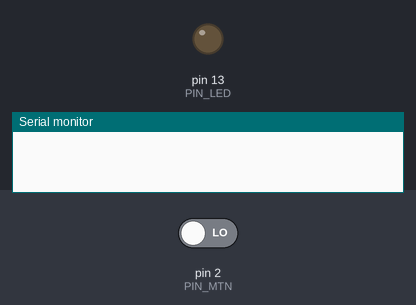
Bench run of a sketch on a simulated Arduino Uno, built with avr-gcc and run on an emulated ATmega328P. Parts: output pins drawn as LEDs (lit = HIGH), the last lines printed to the serial monitor. Inputs (shaded band) come from the test bench; at power-on: pin 2 (PIN_MTN) LOW.

Above: at 1.2 s.
1.3 s: pin 2 (PIN_MTN) driven HIGH
At 1.6 s:
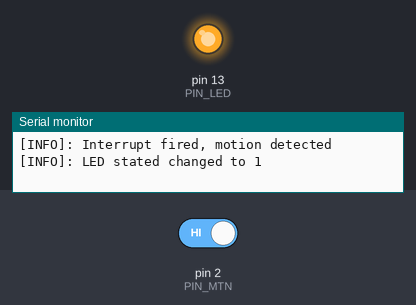
2.8 s: pin 2 (PIN_MTN) driven LOW
At 3.1 s:
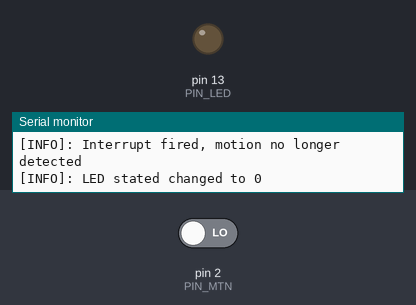
Timing chart, 0 to 5.8 s (numbered marks = the images above; inputs shaded):
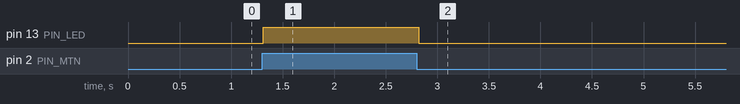

Measured:
- after the input at 1.3 s, pin 13 (PIN_LED): LOW → HIGH at once
- after the input at 2.8 s, pin 13 (PIN_LED): HIGH → LOW at once

The sketch:

Task1.2P.ino
```cpp
// Pins
const uint8_t PIN_LED = 13;
const uint8_t PIN_MTN = 2;

// States
volatile bool ledState = LOW;

// Main
void setup()
{
  	// Initialise serial connection
  	Serial.begin(9600);
  	// Set pin modes
	pinMode(PIN_LED, OUTPUT);
  	pinMode(PIN_MTN, INPUT);
   	// Define interrupt functions
	attachInterrupt(digitalPinToInterrupt(PIN_MTN), LightSwitch, CHANGE);
}

void loop()
{
	// Set LED to state
	digitalWrite(PIN_LED, ledState);
	delay(100);
}

void LightSwitch()
{
	// Swap state
	ledState = !ledState;
	// Print interrupt details
	if (ledState == HIGH)
		Serial.println("[INFO]: Interrupt fired, motion detected");
	else
		Serial.println("[INFO]: Interrupt fired, motion no longer detected");
  	Serial.println("[INFO]: LED stated changed to " + (String)ledState);
}
```
